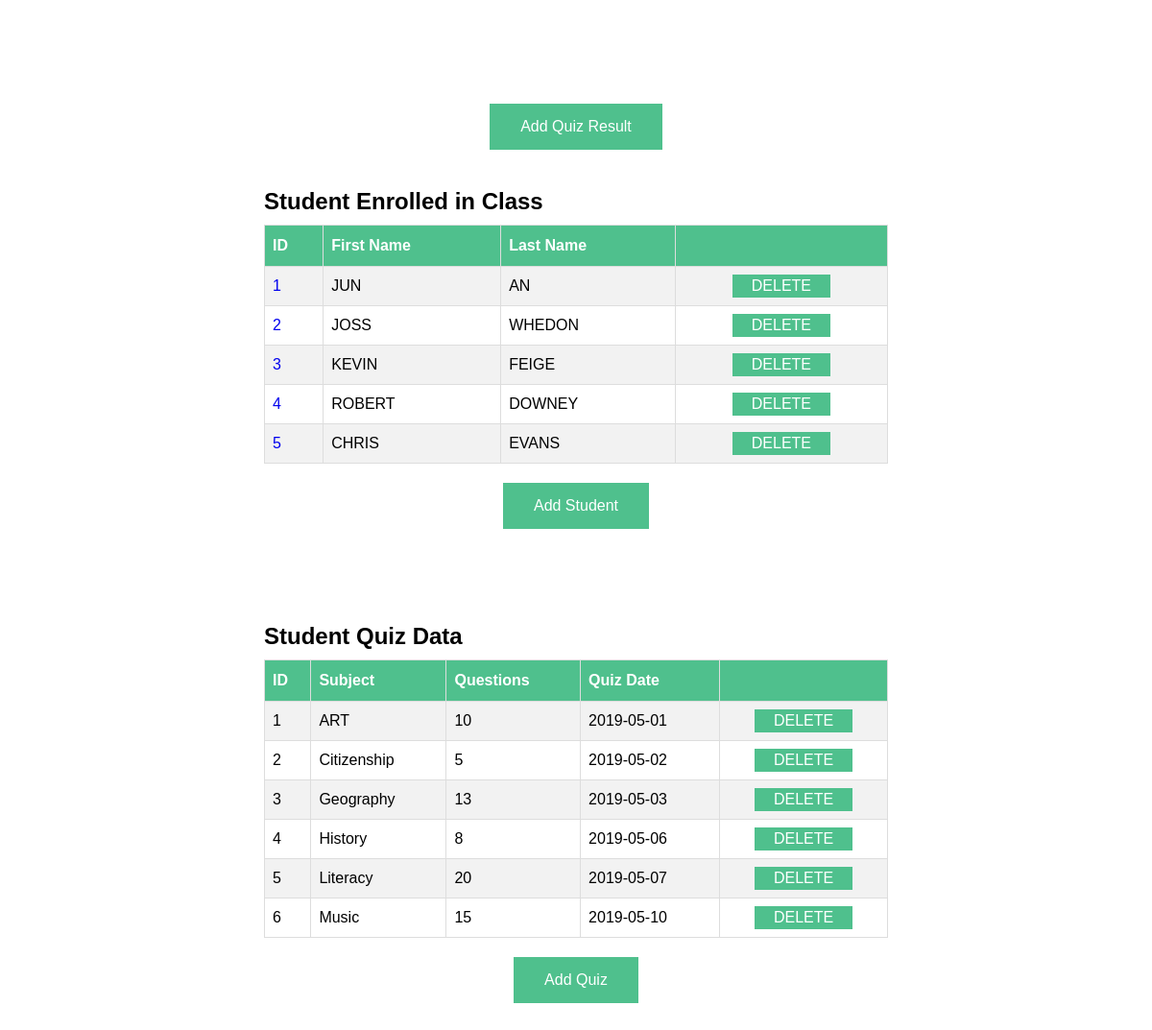
Page /dashboard (signed in) on the committed database.
### tables this page shows
CREATE TABLE students(
    id INTEGER PRIMARY KEY,
    firstName TEXT,
    lastName TEXT
);

CREATE TABLE quiz(
    id INTEGER PRIMARY KEY,
    subject TEXT,
    questions INT,
    quizDate date
);

### class.py (the view)
@app.route('/dashboard', methods=['POST', 'GET'])
def dashboard():
    if not session.get('logged_in'):
        return render_template('login.html', error='f')
    else:
        cur = get_db().execute("SELECT * FROM students")
        students = cur.fetchall()
        cur = get_db().execute("SELECT * FROM quiz")
        quizs = cur.fetchall()
        return render_template('dashboard.html', students=students, quizs=quizs)

### class.py (called while the page is built)
def get_db():
    db = getattr(g, '_database', None)
    if db is None:
        db = g._database = sql.connect(DATABASE)
    return db

### templates/dashboard.html (shortened to what this page needs)
{% extends 'layout.html' %}
{% block content %}
    <div class="students" style="text-align: center; padding: 20px;">
        <a class="button btn btn-blog pull-right marginBottom10" href="{{ url_for('create_quiz_result',error='f') }}">Add Quiz Result</a>
    </div>
    <h2 class="students" style="padding:10px">Student Enrolled in Class</h2>
    <table class="students">
        <tr>
            <th>ID</th>
            <th>First Name</th>
            <th>Last  Name</th>
            <th>&nbsp;</th>
        </tr>
        {% for student in students %}
            <tr>
                <td><a href="{{ url_for('view_quiz_result', id=student[0]) }}">{{student[0]}}</a></td>
                <td>{{student[1]}}</td>
                <td>{{student[2]}}</td>
                <td style="text-align:center;"><a class="button2" href="{{ url_for('delete_student', id=student[0]) }}">DELETE</a></td>
            </tr>
        {% endfor %}
    </table>
    <div class="students" style="text-align: center; padding: 20px;">
        <a class="button btn btn-blog pull-right marginBottom10" href="{{ url_for('create_student',error='f') }}">Add Student</a>
    </div>
    <div style="padding:20px;">&nbsp;</div>
    <h2 class="students" style="padding:10px">Student Quiz Data</h2>
        <table class="students">
            <tr>
                <th>ID</th>
                <th>Subject</th>
                <th>Questions</th>
                <th>Quiz Date</th>
                <th>&nbsp;</th>
            </tr>
            {% for quiz in quizs %}
                <tr>
                    <td>{{quiz[0]}}</td>
                    <td>{{quiz[1]}}</td>
                    <td>{{quiz[2]}}</td>
                    <td>{{quiz[3]}}</td>
                    <td style="text-align:center;"><a class="button2" href="{{ url_for('delete_quiz', id=quiz[0]) }}">DELETE</a></td>
                </tr>
            {% endfor %}
        </table>
        <div class="students" style="text-align: center; padding: 20px;">
            <a class="button btn btn-blog pull-right marginBottom10" href="{{ url_for('create_quiz',error='f') }}">Add Quiz</a>
        </div>
{% endblock %}

### templates/layout.html (shortened to what this page needs)
<!DOCTYPE HTML>
<html>
    <head>
        <link rel="stylesheet" href="{{ url_for('static', filename='css/layout.css') }}">
    </head>
    <body>
        <main role="main">
            {% block content %}
            {% endblock %}
        </main>
    </body>
</html>

### static/css/layout.css (style rules this page uses)
html { position: relative; min-height: 100%; }
body { padding-top: 80px; }
.btn-blog { color: #ffffff; background-color: #000066; border-color: #000066; border-radius:0; margin-bottom:10px }
.students { font-family: "Trebuchet MS", Arial, Helvetica, sans-serif; border-collapse: collapse; width: 650px; margin: 0px auto; }
.students td, .students th { border: 1px solid #ddd; padding: 8px; }
.students tr:nth-child(even) { background-color: #f2f2f2; }
.students th { padding-top: 12px; padding-bottom: 12px; text-align: left; background-color: #4fc08d; color: white; }
.btn-blog { color: #ffffff; background-color: #4fc08d; border-color: #4fc08d; border-radius:0; margin-bottom:10px }
.button { background-color: #4fc08d; border: none; color: white; padding: 15px 32px; text-align: center; text-decoration: none; display: inline-block; font-size: 16px; }
.button2 { background-color: #4fc08d; border: none; color: white; padding: 3px 20px; text-align: center; text-decoration: none; display: inline-block; font-size: 16px; }
a:link { text-decoration: none; }

### rows in the picture
students: id "1", firstName "JUN", lastName "AN"
students: id "2", firstName "JOSS", lastName "WHEDON"
students: id "3", firstName "KEVIN", lastName "FEIGE"
students: id "4", firstName "ROBERT", lastName "DOWNEY"
students: id "5", firstName "CHRIS", lastName "EVANS"
quiz: id "1", subject "ART", questions "10", quizDate "2019-05-01"
quiz: id "2", subject "Citizenship", questions "5", quizDate "2019-05-02"
quiz: id "3", subject "Geography", questions "13", quizDate "2019-05-03"
quiz: id "4", subject "History", questions "8", quizDate "2019-05-06"
quiz: id "5", subject "Literacy", questions "20", quizDate "2019-05-07"
quiz: id "6", subject "Music", questions "15", quizDate "2019-05-10"
